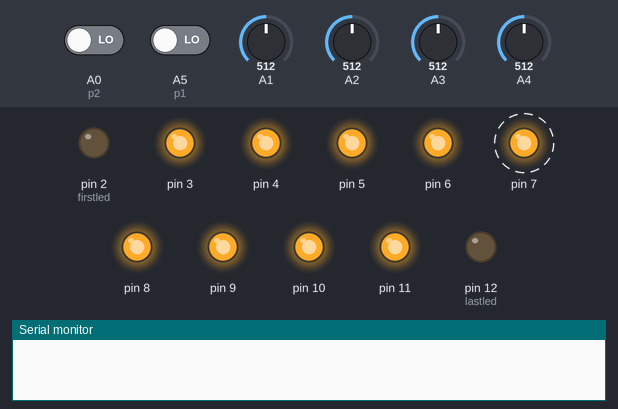
This sketch was run on a simulated Arduino Uno, built with avr-gcc and run on an emulated ATmega328P. Parts: output pins drawn as LEDs (lit = HIGH), the last lines printed to the serial monitor. Dashed ring = blinking. Inputs (shaded band) come from the test bench; at power-on: A5 (p1) LOW, A0 (p2) LOW, A1 = 512, A2 = 512, A3 = 512, A4 = 512. Random numbers use the default seed unless the sketch sets one.

Above: at 2.9 s.
4.2 s: A5 (p1) driven HIGH
At 4.52 s:
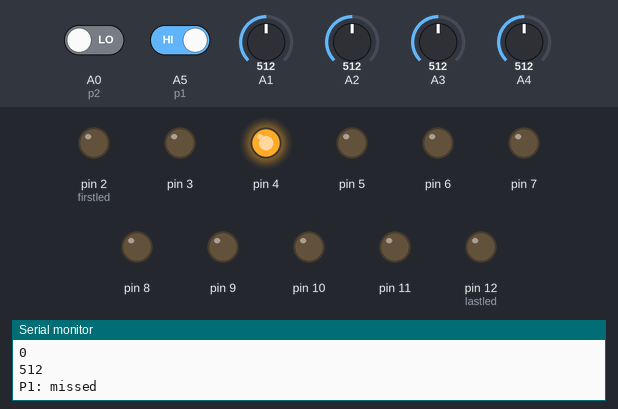
7.2 s: A0 (p2) driven HIGH
At 7.6 s:
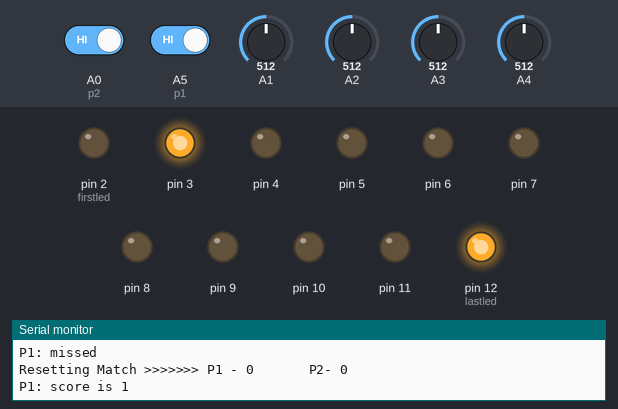
10.2 s: A0 (p2) driven LOW
At 11.3 s:
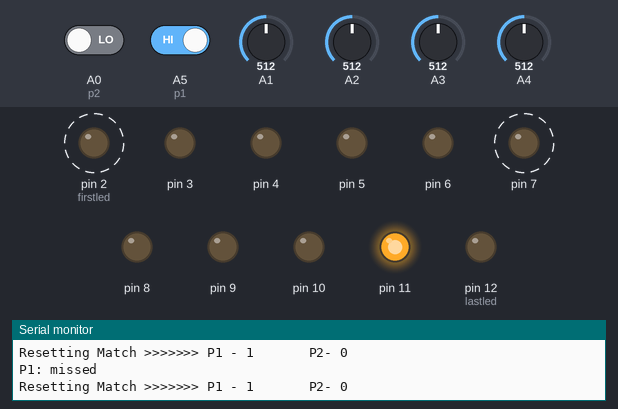
Timing chart, 0 to 19.2 s (numbered marks = the images above; inputs shaded):
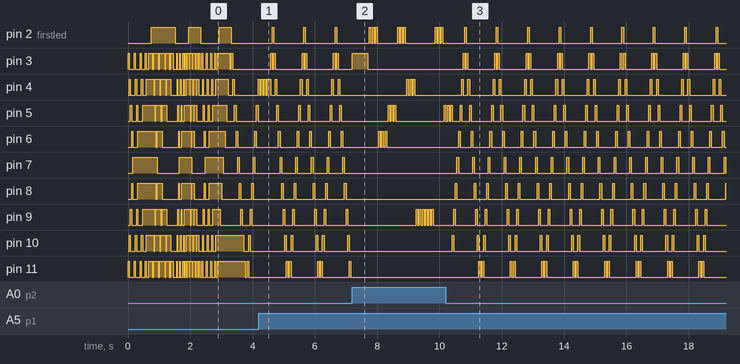

Measured:
- after the input at 10.2 s, pin 12 (lastled): alternates HIGH for 0.05 s and LOW for 0.96 s, starting after 1.1 s
- by itself, pin 2 (firstled): alternates HIGH for 0.05 s and LOW for 0.96 s
- by itself, pin 3, pin 11: repeats every 1.0 s: LOW 0.05 s, HIGH 0.05 s, LOW 0.86 s, HIGH 0.05 s
- by itself, pin 4: repeats every 1.0 s: LOW 0.15 s, HIGH 0.05 s, LOW 0.76 s, HIGH 0.05 s
- by itself, pin 6: repeats every 1.0 s: LOW 0.35 s, HIGH 0.05 s, LOW 0.55 s, HIGH 0.05 s
- by itself, pin 7: alternates HIGH for 0.05 s and LOW for 0.45 s
- by itself, pin 8: repeats every 1.0 s: LOW 0.55 s, HIGH 0.05 s, LOW 0.35 s, HIGH 0.05 s
- by itself, pin 9: repeats every 1.0 s: LOW 0.66 s, HIGH 0.05 s, LOW 0.25 s, HIGH 0.05 s

The sketch:

FlashingLedLine.ino
```cpp
int firstled = 2; //p1's objective
int lastled = 12; //p2's objective
int p1 = A5; //down side. firstled side
int p2 = A0; //up side. lastled side
int p1Score, p2Score = 0;
int delayVal = 50;
int whoPressed = 0;
int newGameCounter = 0;
int currentLit = random(firstled, lastled); //choose a random LED pin to start from. make sure to reset after press.
int randDirection = random(0, 1); //0 means down. 1 means up. make sure to reset after press.
int player = A5; //so player one gets first turn.

void setup() {
  // put your setup code here, to run once:
  Serial.begin(9600);
  for(int i =firstled; i<lastled; i++){ //set each of leds as output pins.
    pinMode(i, OUTPUT);
    }
  pinMode(p1, INPUT);
  pinMode(p2, INPUT);
  pinMode(A1, INPUT);
  pinMode(A2, INPUT);
  pinMode(A3, INPUT);
  pinMode(A4, INPUT);

  gameDifficulty();

  startupAnimation();


  Serial.println(digitalRead(p2));
  Serial.println(analogRead(p2));
}

void loop() {
  match();
}

void match(){
    while((digitalRead(player)==LOW) ){//turn based. so while person whos turn it is is not pressed aka low, continue.
      gameDifficulty();
      //point to currentLit (rand position from setup or off match reset).
      digitalWrite(currentLit, LOW);
      //iterate to next position...
      if(randDirection == 0){
        currentLit--;
        }
      else{
        currentLit++;
        }
      //check if out of bounds and get back in bounds and switch directions.
      if(currentLit < firstled){
        currentLit = firstled+1; randDirection = 1;//if at bottom of LED array, then lets set next LED to firstled+1 and switch randDirection to 1 for up.
        }
      else if(currentLit > lastled){
        currentLit = lastled-1; randDirection = 0; //if at top of LED array, then set next LED to lastled-1 and switch randDirection to 0 for down.
        }
      //now light it and wait to see if someone reacts. if so, the light will now stay on when this loop is broken.
      analogWrite(currentLit, 255);
      delay(delayVal);
    }
    if(player == p1){
      player = p2;
      }
    else{player = p1;}

    if(digitalRead(p1)==HIGH){Serial.print("P1: "); whoPressed =1;}
    else if(digitalRead(p2)==HIGH){Serial.print("P2: "); whoPressed =2;}
    pressCheck();
//    if(prevPress!=whoPressed){pressCheck();}
  }


void pressCheck(){
  if(whoPressed == 1 && digitalRead(lastled)==HIGH){
      //they score. do something like light up x amount of LEDs w how much they won
      p1Score++;
      Serial.print("score is ");
      Serial.print(p1Score);
      for(int i = 1; i <= p1Score && p1Score<=2; i++){
          analogWrite(firstled+i, 255);
          delay(500);
        }
    }
  else if(whoPressed == 2 && digitalRead(firstled)==HIGH){
      //they score. win animation.
      p2Score++;
      Serial.print("score is ");
      Serial.print(p2Score);
      for(int i = 1; i <= p2Score && p2Score<=2; i++){
          analogWrite(lastled-i, 255);
          delay(500);
        }
    }
  else{
      //no one scores...nothing happens? or do an animation like blink light 3 times?
      Serial.print("missed");
      for(int i =0; i<3; i++){
          digitalWrite(currentLit, LOW);
          delay(delayVal);
          analogWrite(currentLit, 255);
          delay(delayVal);
        }
    }
  Serial.println();
  if(p1Score == 3 || p2Score == 3){
    Serial.print("WINNER");
    gameOver();
  }
  else{
    Serial.print("Resetting Match >>>>>>> P1 - ");
    Serial.print(p1Score);
    Serial.print("       P2- ");
    Serial.print(p2Score);
    Serial.println();
    resetForNextMatch();
    }
  }


void gameOver(){
  //first turn lights off...
    for(int i = firstled; i<=lastled; i++){
      digitalWrite(i, LOW);
    }
    //just light up each players points together (p1 1 and p2 1. p1 2 and p2 2. p1 3 and p2 3.
    for(int i = 1; i <= 3; i++){
      if(p1Score>=i){
          analogWrite(firstled+i, 255);
        }
      if(p2Score>=i){
          analogWrite(lastled-i, 255);
        }
      delay(700);
      }
    while(newGameCounter < 3 || (digitalRead(p1)==HIGH || digitalRead(p2)==HIGH)){
      //do winFlash animation on winners home light until both buttons pressed and held for 5 counts...
      if(p1Score ==3){
          winFlash(firstled);
        }
      else winFlash(lastled);
      if(digitalRead(p1)==HIGH && digitalRead(p2)==HIGH){
          newGameCounter++;
        }
      }
    cleanSlate();
  }

void winFlash(int pinValue){
    analogWrite(pinValue, 255);
    delay(150);
    digitalWrite(pinValue, LOW);
    delay(150);
  }

void resetForNextMatch(){
  //set all lights off
  for(int i = firstled; i<=lastled; i++){
      digitalWrite(i, LOW);
    }
  //choose new direction and starting spot.
  currentLit = random(firstled, lastled);
  randDirection = random(0, 1);
  }

void cleanSlate(){
  newGameCounter = 0;
  p1Score = 0;
  p2Score = 0;
  whoPressed = 0;
  resetForNextMatch();
  startupAnimation();
  }

void gameDifficulty(){
  if(analogRead(A1) == 0){
    delayVal = 50;
    }
  else if(analogRead(A2) == 0){
    delayVal = 40;
    }
  else if(analogRead(A3) == 0){
    delayVal = 30;
    }
  else if(analogRead(A4) == 0){
    delayVal = 20;
    }
  }

void startupAnimation(){
  for(int i = 0; i<2; i++){
   int localSpeed= 39 - (19*i);
   int counter=0;
    //GROW led at mid animation
    while(digitalRead(firstled)==LOW || digitalRead(firstled+1)==LOW){
      if(digitalRead(firstled+counter+1)==HIGH){
        if(counter == 0){
          analogWrite(firstled, 255);
          analogWrite(lastled, 255);
          }
        counter = 0;
        delay(localSpeed);
        }
      else if(firstled+counter+1 == lastled-counter-1){
        digitalWrite(firstled+counter, LOW);
        digitalWrite(lastled-counter, LOW);
        counter++;
        analogWrite(firstled+counter, 255);
        analogWrite(lastled-counter, 255);
        counter=0;
        delay(localSpeed);
        }
      else{
        digitalWrite(firstled+counter, LOW);
        digitalWrite(lastled-counter, LOW);
        counter++;
        analogWrite(firstled+counter, 255);
        analogWrite(lastled-counter, 255);
        delay(localSpeed);
        }
      }

      counter=0;
      while(digitalRead(firstled)==HIGH || digitalRead(firstled+1)==HIGH){

          if(digitalRead(firstled+counter+1)==LOW){
        if(counter == 0){
          analogWrite(firstled, 0);
          analogWrite(lastled, 0);
          }
        counter = 0;
        delay(localSpeed);
        }
      else if(firstled+counter+1 == lastled-counter-1){
        digitalWrite(firstled+counter, HIGH);
        digitalWrite(lastled-counter, HIGH);
        counter++;
        analogWrite(firstled+counter, 0);
        analogWrite(lastled-counter, 0);
        counter=0;
        delay(localSpeed);
        }
      else{
        digitalWrite(firstled+counter, HIGH);
        digitalWrite(lastled-counter, HIGH);
        counter++;
        analogWrite(firstled+counter, 0);
        analogWrite(lastled-counter, 0);
        delay(localSpeed);
        }
      }
    }
    int counter = 0;
    while(digitalRead(firstled)==LOW || digitalRead(firstled+1)==LOW){
      if(digitalRead(firstled+counter+1)==HIGH){
        if(counter == 0){
          analogWrite(firstled, 255);
          analogWrite(lastled, 255);
          }
        counter = 0;
        delay(30);
        }
      else if(firstled+counter+1 == lastled-counter-1){
        digitalWrite(firstled+counter, LOW);
        digitalWrite(lastled-counter, LOW);
        counter++;
        analogWrite(firstled+counter, 255);
        analogWrite(lastled-counter, 255);
        counter=0;
        delay(30);
        }
      else{
        digitalWrite(firstled+counter, LOW);
        digitalWrite(lastled-counter, LOW);
        counter++;
        analogWrite(firstled+counter, 255);
        analogWrite(lastled-counter, 255);
        delay(30);
        }
      }}

//PSEUDO


//Pick random led to start

//WHILE NO ONE PRESSES
//move up to pin 13.
//then move back down.


//IF PRESS BREAK LOOP...
//If position is on pin 13 then p1 wins
//If position is on pin 4 then p2 wins
//else do again.
```
